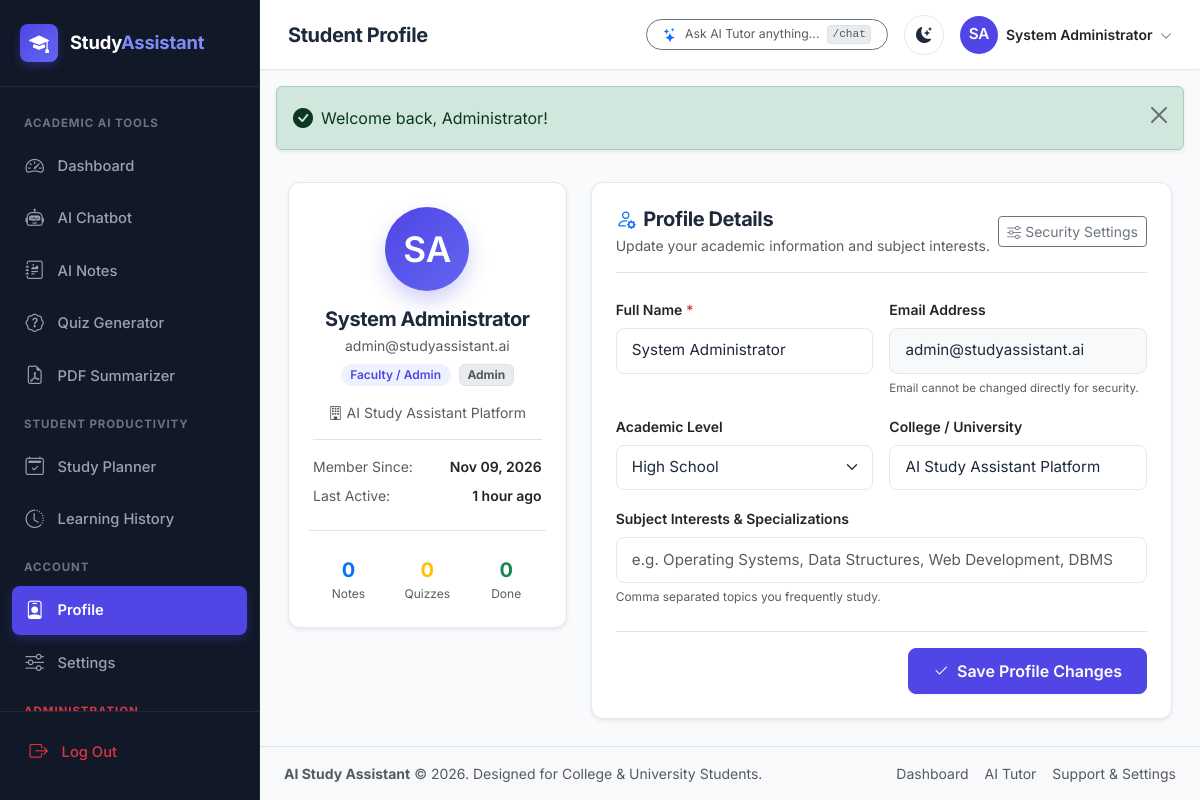
The app's page /profile.php (signed in) with its own data.
### tables this page shows
CREATE TABLE IF NOT EXISTS `users` (
  `id` INT AUTO_INCREMENT PRIMARY KEY,
  `name` VARCHAR(100) NOT NULL,
  `email` VARCHAR(191) NOT NULL UNIQUE,
  `password` VARCHAR(255) NOT NULL,
  `role` ENUM('student', 'admin') NOT NULL DEFAULT 'student',
  `avatar` VARCHAR(255) NULL,
  `academic_level` VARCHAR(50) NOT NULL DEFAULT 'Undergraduate',
  `institution` VARCHAR(150) NULL,
  `subject_interests` TEXT NULL,
  `status` ENUM('active', 'inactive', 'suspended') NOT NULL DEFAULT 'active',
  `remember_token` VARCHAR(64) NULL,
  `last_login_at` DATETIME NULL,
  `created_at` TIMESTAMP DEFAULT CURRENT_TIMESTAMP,
  `updated_at` TIMESTAMP DEFAULT CURRENT_TIMESTAMP ON UPDATE CURRENT_TIMESTAMP,
  INDEX `idx_user_email` (`email`),
  INDEX `idx_user_role` (`role`)
);

### includes/auth.php (called while the page is built, shortened)
<?php
require_once __DIR__ . '/functions.php';
function isLoggedIn(): bool {
    return !empty($_SESSION['user_id']);
}
function getCurrentUser(bool $refresh = false): ?array {
    static $cachedUser = null;
    if ($cachedUser !== null && !$refresh) {
        return $cachedUser;
    }
    try {
        $db = getDbConnection();
        $stmt = $db->prepare("SELECT id, name, email, role, avatar, academic_level, institution, subject_interests, status, created_at, last_login_at FROM users WHERE id = ? LIMIT 1");
        $stmt->execute([$_SESSION['user_id']]);
        $user = $stmt->fetch();
        $cachedUser = $user;
        return $user;
    } catch (Exception $e) {
        error_log("Error fetching current user: " . $e->getMessage());
        return null;
    }
}

### profile.php (the view, shortened to what this page needs)
<?php
$pageTitle = 'Student Profile';
require_once __DIR__ . '/includes/auth.php';
require_once __DIR__ . '/includes/functions.php';
$currentUser = getCurrentUser(true);
$userId = (int)$currentUser['id'];
$totalNotes = 0;
$totalQuizzes = 0;
$totalTasks = 0;
try {
    $db = getDbConnection();
    $s1 = $db->prepare("SELECT COUNT(*) FROM notes WHERE user_id = ?");
    $s1->execute([$userId]);
    $totalNotes = (int)$s1->fetchColumn();
    $s2 = $db->prepare("SELECT COUNT(*) FROM quiz_attempts WHERE user_id = ?");
    $s2->execute([$userId]);
    $totalQuizzes = (int)$s2->fetchColumn();
    $s3 = $db->prepare("SELECT COUNT(*) FROM study_tasks WHERE user_id = ? AND status = 'completed'");
    $s3->execute([$userId]);
    $totalTasks = (int)$s3->fetchColumn();
} catch (Exception $e) {}
require_once __DIR__ . '/includes/header.php';
?>
<div class="page-content py-3">
    <div class="row g-4 justify-content-center">
        <div class="col-lg-4">
            <div class="card p-4 shadow-sm text-center">
                <div class="avatar-circle mx-auto mb-3" style="width: 84px; height: 84px; font-size: 2.2rem; background: linear-gradient(135deg, var(--primary-color), var(--secondary-color)); box-shadow: 0 10px 20px rgba(79, 70, 229, 0.25);">
                    <?php
                    $initials = '';
                    $parts = explode(' ', $currentUser['name'] ?? 'User');
                    foreach ($parts as $p) {
                        if (!empty($p)) $initials .= strtoupper($p[0]);
                        if (strlen($initials) >= 2) break;
                    }
                    echo htmlspecialchars($initials);
                    ?>
                </div>
                <h5 class="fw-bold mb-1"><?php echo htmlspecialchars($currentUser['name']); ?></h5>
                <p class="text-muted small mb-2"><?php echo htmlspecialchars($currentUser['email']); ?></p>
                <div class="d-flex justify-content-center gap-2 mb-3">
                    <span class="badge badge-primary-soft"><?php echo htmlspecialchars($currentUser['academic_level']); ?></span>
                    <span class="badge bg-body-secondary text-muted border"><?php echo ucfirst($currentUser['role']); ?></span>
                </div>
                <?php if (!empty($currentUser['institution'])): ?>
                    <p class="small text-muted mb-3"><i class="bi bi-building me-1"></i><?php echo htmlspecialchars($currentUser['institution']); ?></p>
                <?php endif; ?>
                <div class="border-top pt-3 text-start small">
                    <div class="d-flex justify-content-between mb-2">
                        <span class="text-muted">Member Since:</span>
                        <span class="fw-semibold"><?php echo formatDate($currentUser['created_at'], 'M d, Y'); ?></span>
                    </div>
                    <div class="d-flex justify-content-between mb-2">
                        <span class="text-muted">Last Active:</span>
                        <span class="fw-semibold"><?php echo timeAgo($currentUser['last_login_at'] ?? $currentUser['created_at']); ?></span>
                    </div>
                </div>
                <div class="row g-2 text-center mt-3 pt-3 border-top">
                    <div class="col-4">
                        <div class="fw-bold fs-5 text-primary"><?php echo $totalNotes; ?></div>
                        <div class="small text-muted" style="font-size:0.75rem;">Notes</div>
                    </div>
                    <div class="col-4">
                        <div class="fw-bold fs-5 text-warning"><?php echo $totalQuizzes; ?></div>
                        <div class="small text-muted" style="font-size:0.75rem;">Quizzes</div>
                    </div>
                    <div class="col-4">
                        <div class="fw-bold fs-5 text-success"><?php echo $totalTasks; ?></div>
                        <div class="small text-muted" style="font-size:0.75rem;">Done</div>
                    </div>
                </div>
            </div>
        </div>
        <div class="col-lg-8">
            <div class="card p-4 shadow-sm">
                <div class="d-flex align-items-center justify-content-between pb-3 mb-4 border-bottom">
                    <div>
                        <h5 class="fw-bold mb-1"><i class="bi bi-person-gear text-primary me-2"></i>Profile Details</h5>
                        <p class="text-muted small mb-0">Update your academic information and subject interests.</p>
                    </div>
                    <a href="settings.php" class="btn btn-sm btn-outline-secondary d-flex align-items-center gap-1">
                        <i class="bi bi-sliders"></i> Security Settings
                    </a>
                </div>
                <form id="editProfileForm">
                    <div class="row g-3">
                        <div class="col-md-6">
                            <label for="profName" class="form-label small fw-semibold">Full Name <span class="text-danger">*</span></label>
                            <input type="text" class="form-control" id="profName" value="<?php echo htmlspecialchars($currentUser['name']); ?>" required>
                        </div>
                        <div class="col-md-6">
                            <label for="profEmail" class="form-label small fw-semibold">Email Address</label>
                            <input type="email" class="form-control bg-body-tertiary" id="profEmail" value="<?php echo htmlspecialchars($currentUser['email']); ?>" disabled>
                            <span class="text-muted" style="font-size: 0.72rem;">Email cannot be changed directly for security.</span>
                        </div>
                        <div class="col-md-6">
                            <label for="profLevel" class="form-label small fw-semibold">Academic Level</label>
                            <select class="form-select" id="profLevel">
                                <option value="High School" <?php echo $currentUser['academic_level'] === 'High School' ? 'selected' : ''; ?>>High School</option>
                            </select>
                        </div>
                        <div class="col-md-6">
                            <label for="profInstitution" class="form-label small fw-semibold">College / University</label>
                            <input type="text" class="form-control" id="profInstitution" value="<?php echo htmlspecialchars($currentUser['institution'] ?? ''); ?>" placeholder="e.g. State Technical Institute">
                        </div>
                        <div class="col-12">
                            <label for="profInterests" class="form-label small fw-semibold">Subject Interests & Specializations</label>
                            <input type="text" class="form-control" id="profInterests" value="<?php echo htmlspecialchars($currentUser['subject_interests'] ?? ''); ?>" placeholder="e.g. Operating Systems, Data Structures, Web Development, DBMS">
                            <span class="text-muted" style="font-size: 0.75rem;">Comma separated topics you frequently study.</span>
                        </div>
                    </div>
                    <div class="mt-4 pt-3 border-top d-flex justify-content-end">
                        <button type="submit" class="btn btn-primary px-4 fw-semibold d-flex align-items-center gap-2" id="saveProfileBtn">
                            <i class="bi bi-check2"></i>
                            <span>Save Profile Changes</span>
                        </button>
                    </div>
                </form>
            </div>
        </div>
    </div>
</div>
<?php
require_once __DIR__ . '/includes/footer.php';
?>

### includes/header.php (shortened to what this page needs)
<?php
require_once __DIR__ . '/auth.php';
$currentUser = getCurrentUser();
$pageTitle = $pageTitle ?? 'Dashboard';
?>
<!DOCTYPE html>
<html lang="en" data-bs-theme="<?php echo htmlspecialchars($_SESSION['theme'] ?? 'light'); ?>">
<head>
    <link href="https://cdn.jsdelivr.net/npm/bootstrap@5.3.3/dist/css/bootstrap.min.css" rel="stylesheet">
    <link href="https://cdn.jsdelivr.net/npm/bootstrap-icons@1.11.3/font/bootstrap-icons.min.css" rel="stylesheet">
    <link rel="stylesheet" href="<?php echo BASE_URL; ?>/assets/css/style.css">
    <link rel="stylesheet" href="<?php echo BASE_URL; ?>/assets/css/dashboard.css">
    <link rel="stylesheet" href="<?php echo BASE_URL; ?>/assets/css/responsive.css">
</head>
<body>
<div class="app-container">
    <?php require_once __DIR__ . '/sidebar.php'; ?>
    <main class="app-main">
        <header class="app-topbar">
            <div class="topbar-left">
                <h1 class="topbar-title"><?php echo htmlspecialchars($pageTitle); ?></h1>
            </div>
            <div class="topbar-right">
                <div class="d-none d-md-flex align-items-center">
                    <a href="<?php echo BASE_URL; ?>/chatbot.php" class="btn btn-sm btn-outline-secondary d-flex align-items-center gap-2 rounded-pill px-3 py-1">
                        <i class="bi bi-stars text-primary"></i>
                        <span class="small text-muted">Ask AI Tutor anything...</span>
                        <kbd class="bg-body-secondary text-muted border px-1 py-0 small" style="font-size: 0.7rem;">/chat</kbd>
                    </a>
                </div>
                <button type="button" class="topbar-icon-btn theme-toggle-btn" title="Toggle Light/Dark Theme">
                    <i class="bi bi-moon-stars-fill theme-toggle-icon"></i>
                </button>
                <div class="dropdown">
                    <button class="btn p-0 border-0 d-flex align-items-center gap-2" type="button" data-bs-toggle="dropdown" aria-expanded="false">
                        <div class="avatar-circle" style="background: var(--primary-color);">
                            <?php
                            $initials = '';
                            $parts = explode(' ', $currentUser['name'] ?? 'User');
                            foreach ($parts as $p) {
                                if (!empty($p)) $initials .= strtoupper($p[0]);
                                if (strlen($initials) >= 2) break;
                            }
                            echo htmlspecialchars($initials);
                            ?>
                        </div>
                        <span class="d-none d-md-inline fw-semibold small text-start">
                            <?php echo htmlspecialchars($currentUser['name'] ?? 'Student'); ?>
                            <i class="bi bi-chevron-down ms-1 text-muted" style="font-size: 0.75rem;"></i>
                        </span>
                    </button>
                </div>
            </div>
        </header>
        <div class="px-3 pt-3">
            <?php echo renderFlashAlerts(); ?>
        </div>

### assets/css/style.css (style rules this page uses)
:root { --primary-color: #4F46E5; --primary-hover: #4338CA; --primary-light: #EEF2FF; --secondary-color: #6366F1; --bg-color: #F8FAFC; --card-bg: #FFFFFF; --sidebar-bg: #111827; --sidebar-text: #9CA3AF; --sidebar-active: #FFFFFF; --sidebar-active-bg: #1F2937; --text-primary: #1E293B; --text-muted: #64748B; --border-color: #E2E8F0; --success-color: #16A34A; --warning-color: #F59E0B; --danger-color: #EF4444; --font-sans: 'Inter', -apple-system, BlinkMacSystemFont, "Segoe UI", Roboto, "Helvetica Neue", sans-serif; --card-shadow: 0 4px 6px -1px rgba(0, 0, 0, 0.05), 0 2px 4px -2px rgba(0, 0, 0, 0.05); --card-shadow-hover: 0 10px 15px -3px rgba(0, 0, 0, 0.08), 0 4px 6px -4px rgba(0, 0, 0, 0.04); --radius-sm: 8px; --radius-md: 12px; --radius-lg: 16px; --radius-xl: 20px; --transition: all 0.25s cubic-bezier(0.4, 0, 0.2, 1); }
body { font-family: var(--font-sans); background-color: var(--bg-color); color: var(--text-primary); min-height: 100vh; transition: background-color 0.3s ease, color 0.3s ease; overflow-x: hidden; }
h1, h2, h3, h4, h5, h6 { font-weight: 700; color: var(--text-primary); letter-spacing: -0.02em; }
.btn-primary { background-color: var(--primary-color); border-color: var(--primary-color); color: #FFFFFF; font-weight: 500; padding: 0.625rem 1.25rem; border-radius: var(--radius-sm); box-shadow: 0 1px 2px 0 rgba(0, 0, 0, 0.05); transition: var(--transition); }
.card { background-color: var(--card-bg); border: 1px solid var(--border-color); border-radius: var(--radius-md); box-shadow: var(--card-shadow); transition: var(--transition); }
.badge-primary-soft { background-color: var(--primary-light); color: var(--primary-color); font-weight: 600; padding: 0.4em 0.8em; border-radius: 9999px; }
.form-control, .form-select { background-color: var(--card-bg); border-color: var(--border-color); color: var(--text-primary); border-radius: var(--radius-sm); padding: 0.65rem 0.95rem; font-size: 0.95rem; transition: var(--transition); }

### assets/css/dashboard.css (style rules this page uses)
.app-container { display: flex; min-height: 100vh; width: 100%; }
.avatar-circle { width: 38px; height: 38px; border-radius: 50%; background: #374151; color: #FFFFFF; display: flex; align-items: center; justify-content: center; font-weight: 600; font-size: 0.95rem; flex-shrink: 0; }
.app-main { flex: 1; margin-left: 260px; display: flex; flex-direction: column; min-width: 0; }
.app-topbar { height: 70px; background-color: var(--card-bg); border-bottom: 1px solid var(--border-color); padding: 0 1.75rem; display: flex; align-items: center; justify-content: space-between; position: sticky; top: 0; z-index: 1020; box-shadow: 0 1px 2px 0 rgba(0, 0, 0, 0.03); }
.topbar-left { display: flex; align-items: center; gap: 1rem; }
.topbar-title { font-size: 1.25rem; font-weight: 700; margin: 0; }
.topbar-right { display: flex; align-items: center; gap: 1rem; }
.topbar-icon-btn { width: 40px; height: 40px; border-radius: 50%; display: flex; align-items: center; justify-content: center; background: transparent; border: 1px solid var(--border-color); color: var(--text-primary); cursor: pointer; transition: var(--transition); }
.page-content { padding: 2rem 1.75rem; flex: 1; }

### records on screen
users: name "System Administrator", email "admin@studyassistant.ai", academic_level "Faculty / Admin", role "Admin", institution "AI Study Assistant Platform", created_at "Nov 09, 2026", last_login_at+created_at "1 hour ago"

### other values on screen
$pageTitle "Student Profile"
$initials "SA"
$msg['message'] "Welcome back, Administrator!"
$totalNotes "0"
$totalQuizzes "0"
$totalTasks "0"
APP_NAME "AI Study Assistant"
